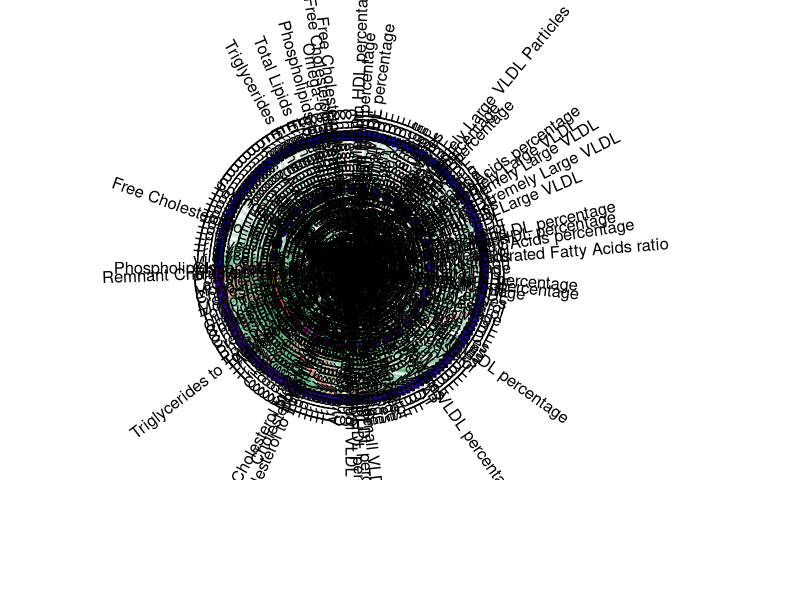
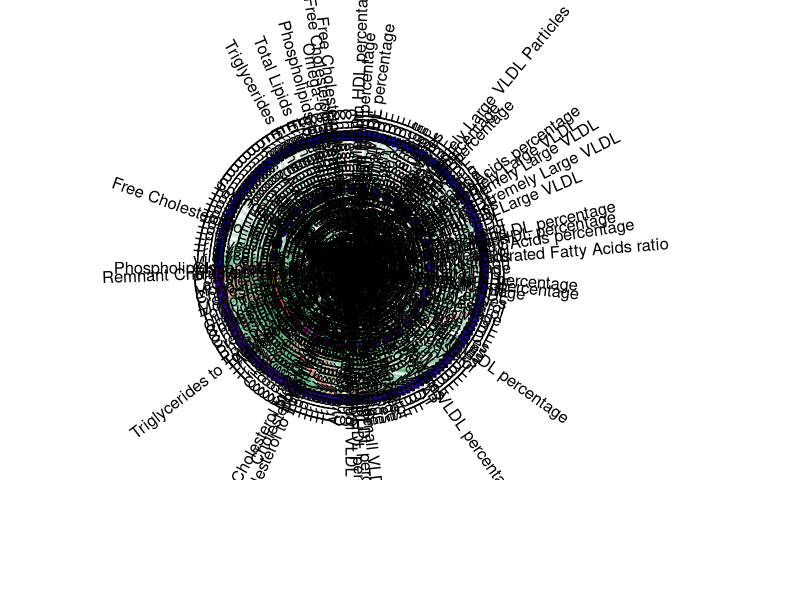

The R script that drew these images, in order:
# ============================================================
# Two-ring network + separate legend panel (NO OVERLAP)
# Output:
#   results/block5_two_ring_top100_FINAL_no_overlap.png
# ============================================================

library(tidyverse)
library(scales)
library(cowplot)

# ----------------------------
# USER SETTINGS
# ----------------------------
topN <- 100
n_proteins_inner <- 30
inner_radius <- 0.62
outer_radius <- 1.05
label_push <- 1.20

# Main figure size (network panel)
main_w <- 22
main_h <- 16

# Legend panel size
leg_h  <- 4

# Total output size
save_w <- main_w
save_h <- main_h + leg_h

# Big margins for network only (labels need room)
mar_top <- 320
mar_right <- 240
mar_bottom <- 280   # smaller now, because legends are not inside this panel
mar_left <- 170

set.seed(1)

# ----------------------------
# LOAD DATA
# ----------------------------
edges <- read_csv("results/block5b_pm_edges_with_protein_module.csv",
                  show_col_types = FALSE) %>%
  mutate(
    sign  = ifelse(r >= 0, "Positive", "Negative"),
    abs_r = abs(r)
  )

# ----------------------------
# SELECT EDGES (topN by |r|)
# ----------------------------
edges_top <- edges %>%
  arrange(desc(abs_r)) %>%
  slice(1:topN)

# ensure at least n_proteins_inner proteins appear
prot_in_top <- edges_top %>% distinct(protein) %>% nrow()
if (prot_in_top < n_proteins_inner) {
  current_prots <- unique(edges_top$protein)
  
  extra <- edges %>%
    arrange(desc(abs_r)) %>%
    anti_join(edges_top %>% select(protein, metabolite_label, r),
              by = c("protein","metabolite_label","r")) %>%
    filter(!(protein %in% current_prots)) %>%
    slice_head(n = 300)
  
  edges_top <- bind_rows(edges_top, extra) %>%
    distinct(protein, metabolite_label, r, .keep_all = TRUE)
}

message("Edges plotted: ", nrow(edges_top))
message("Proteins plotted: ", edges_top %>% distinct(protein) %>% nrow())
message("Metabolites plotted: ", edges_top %>% distinct(metabolite_label) %>% nrow())

# ----------------------------
# NODE LISTS
# ----------------------------
proteins <- edges_top %>% distinct(protein) %>%
  rename(name = protein) %>%
  mutate(type = "Protein")

metabolites <- edges_top %>% distinct(metabolite_label) %>%
  rename(name = metabolite_label) %>%
  mutate(type = "Metabolite")

nodes <- bind_rows(proteins, metabolites)

# ----------------------------
# DEGREE
# ----------------------------
deg <- edges_top %>%
  select(protein, metabolite_label) %>%
  pivot_longer(cols = everything(),
               names_to = "node_type",
               values_to = "node_name") %>%
  count(node_name, name = "degree")

nodes <- nodes %>%
  left_join(deg, by = c("name" = "node_name")) %>%
  mutate(degree = replace_na(degree, 0))

# ----------------------------
# CIRCULAR LAYOUT
# ----------------------------
nodes <- nodes %>%
  group_by(type) %>%
  arrange(desc(degree), name, .by_group = TRUE) %>%
  mutate(
    angle = 2 * pi * (row_number() - 1) / n(),
    radius = ifelse(type == "Protein", inner_radius, outer_radius),
    x = radius * cos(angle),
    y = radius * sin(angle),
    angle_deg = angle * 180 / pi,
    hjust = ifelse(angle_deg > 90 & angle_deg < 270, 1, 0),
    angle_text = ifelse(angle_deg > 90 & angle_deg < 270, angle_deg + 180, angle_deg)
  ) %>%
  ungroup()

# ----------------------------
# EDGE COORDINATES
# ----------------------------
edges_xy <- edges_top %>%
  left_join(nodes %>% filter(type == "Protein") %>%
              select(protein = name, x1 = x, y1 = y),
            by = "protein") %>%
  left_join(nodes %>% filter(type == "Metabolite") %>%
              select(metabolite_label = name, x2 = x, y2 = y),
            by = "metabolite_label")

# ----------------------------
# BASE PLOT (with legends)
# We'll reuse this to extract a clean legend panel.
# ----------------------------
base_plot <- ggplot() +
  geom_curve(
    data = edges_xy,
    aes(x = x1, y = y1, xend = x2, yend = y2, color = sign, size = abs_r),
    curvature = 0.25,
    alpha = 0.25
  ) +
  geom_point(
    data = nodes,
    aes(x = x, y = y, shape = type, fill = degree),
    size = 3.0,
    stroke = 0.35,
    color = "black"
  ) +
  geom_text(
    data = nodes,
    aes(
      x = x * label_push,
      y = y * label_push,
      label = name,
      angle = angle_text,
      hjust = hjust
    ),
    size = 4.2
  ) +
  coord_equal(clip = "off") +
  scale_color_manual(values = c(Positive = "#2ca25f", Negative = "#de2d26")) +
  scale_size_continuous(range = c(0.25, 1.4), breaks = pretty_breaks(3)) +
  scale_shape_manual(values = c(Protein = 21, Metabolite = 22)) +
  scale_fill_viridis_c(option = "plasma") +
  labs(
    color = "Association sign",
    size  = "|r|",
    shape = "Node type",
    fill  = "Node degree"
  ) +
  theme_void(base_size = 18) +
  theme(
    plot.background  = element_rect(fill = "white", color = NA),
    panel.background = element_rect(fill = "white", color = NA),
    plot.margin = margin(mar_top, mar_right, mar_bottom, mar_left),
    
    # Legends in the base plot (we will extract them)
    legend.position = "bottom",
    legend.box = "vertical",
    legend.box.just = "center",
    
    legend.title = element_text(size = 18),
    legend.text  = element_text(size = 16),
    
    legend.key.height = unit(0.9, "cm"),
    legend.key.width  = unit(1.4, "cm")
  ) +
  guides(
    color = guide_legend(order = 1, nrow = 1),
    size  = guide_legend(order = 2, nrow = 1),
    shape = guide_legend(order = 3, nrow = 1),
    fill  = guide_colorbar(order = 4,
                           barwidth = unit(16, "cm"),
                           barheight = unit(0.9, "cm"))
  )

# ----------------------------
# 1) MAIN NETWORK PANEL (NO LEGENDS)
# ----------------------------
network_panel <- base_plot + theme(legend.position = "none")

# ----------------------------
# 2) LEGEND-ONLY PANEL
# (extract legend, then draw it on a blank canvas with padding)
# ----------------------------
leg <- cowplot::get_legend(base_plot)

legend_panel <- ggdraw() +
  draw_plot(leg, x = 0.02, y = 0.10, width = 0.96, height = 0.85) +
  theme(plot.background = element_rect(fill = "white", color = NA))

# ----------------------------
# 3) COMBINE (VERTICAL)
# ----------------------------
final_plot <- plot_grid(
  network_panel,
  legend_panel,
  ncol = 1,
  rel_heights = c(main_h, leg_h)
)

# ----------------------------
# SAVE
# ----------------------------
dir.create("figures", showWarnings = FALSE)
out_fp <- "figures/block5_two_ring_top100_FINAL_no_overlap.png"

ggsave(
  filename = out_fp,
  plot = final_plot,
  width = save_w,
  height = save_h,
  dpi = 300,
  bg = "white"
)

message("Saved final: ", out_fp)
final_plot
